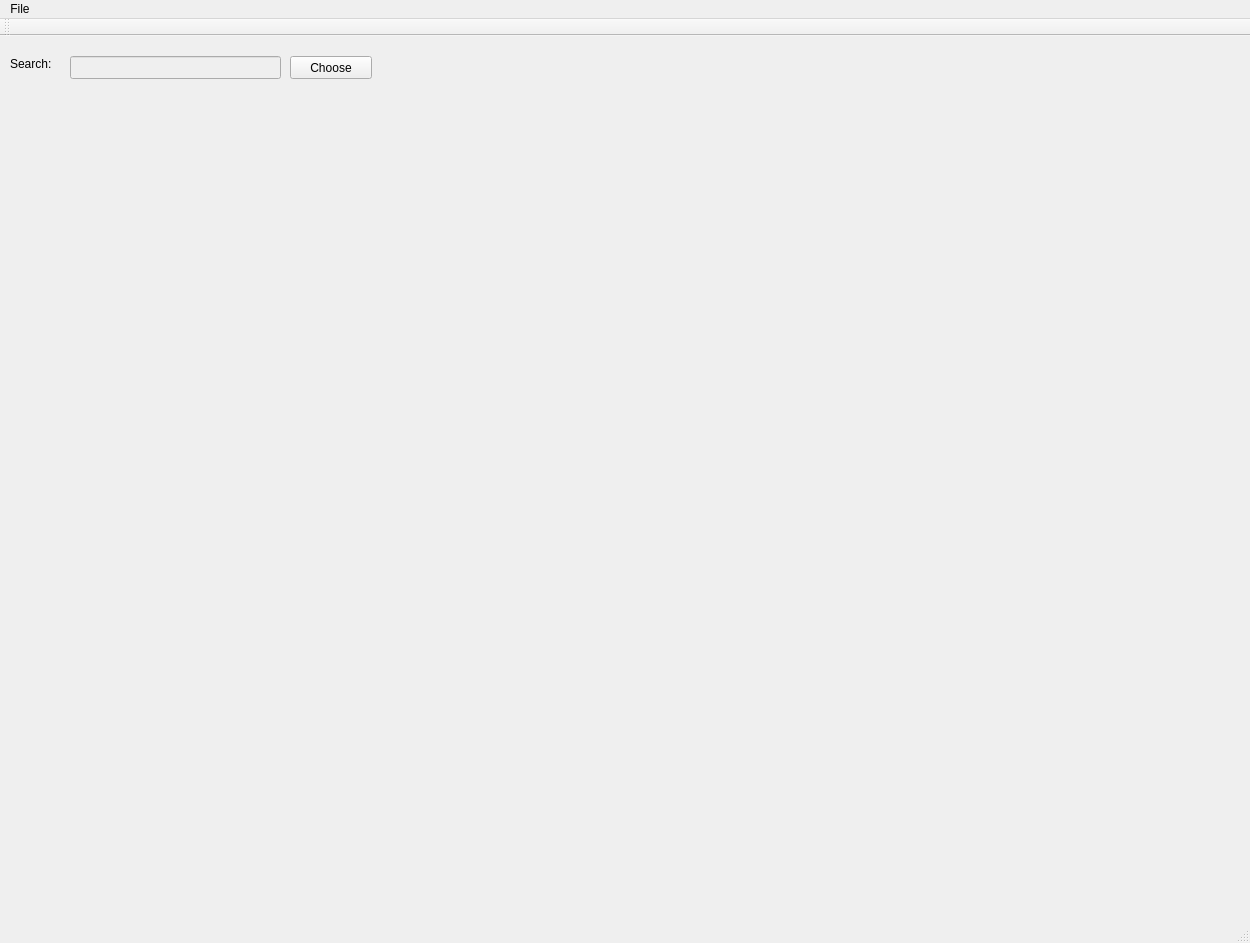
<?xml version="1.0" encoding="UTF-8"?>
<ui version="4.0">
 <class>MainWindow</class>
 <widget class="QMainWindow" name="MainWindow">
  <property name="geometry">
   <rect>
    <x>0</x>
    <y>0</y>
    <width>1250</width>
    <height>943</height>
   </rect>
  </property>
  <property name="windowTitle">
   <string>MainWindow</string>
  </property>
  <widget class="QWidget" name="centralWidget">
   <widget class="QLabel" name="label">
    <property name="geometry">
     <rect>
      <x>10</x>
      <y>20</y>
      <width>61</width>
      <height>15</height>
     </rect>
    </property>
    <property name="text">
     <string>Search:</string>
    </property>
   </widget>
   <widget class="QLineEdit" name="imageinput">
    <property name="enabled">
     <bool>false</bool>
    </property>
    <property name="geometry">
     <rect>
      <x>70</x>
      <y>20</y>
      <width>211</width>
      <height>23</height>
     </rect>
    </property>
   </widget>
   <widget class="QPushButton" name="chooseDirectory">
    <property name="geometry">
     <rect>
      <x>290</x>
      <y>20</y>
      <width>82</width>
      <height>23</height>
     </rect>
    </property>
    <property name="text">
     <string>Choose</string>
    </property>
   </widget>
   <widget class="QWidget" name="gridLayoutWidget">
    <property name="geometry">
     <rect>
      <x>29</x>
      <y>59</y>
      <width>1191</width>
      <height>811</height>
     </rect>
    </property>
    <layout class="QGridLayout" name="gridLayout"/>
   </widget>
  </widget>
  <widget class="QMenuBar" name="menuBar">
   <property name="geometry">
    <rect>
     <x>0</x>
     <y>0</y>
     <width>1250</width>
     <height>20</height>
    </rect>
   </property>
   <widget class="QMenu" name="menuFile">
    <property name="title">
     <string>File</string>
    </property>
    <addaction name="actionLoad_Image"/>
    <addaction name="separator"/>
    <addaction name="actionExit"/>
   </widget>
   <addaction name="menuFile"/>
  </widget>
  <widget class="QToolBar" name="mainToolBar">
   <attribute name="toolBarArea">
    <enum>TopToolBarArea</enum>
   </attribute>
   <attribute name="toolBarBreak">
    <bool>false</bool>
   </attribute>
  </widget>
  <widget class="QStatusBar" name="statusBar"/>
  <action name="actionLoad_Image">
   <property name="text">
    <string>Load Images...</string>
   </property>
  </action>
  <action name="actionExit">
   <property name="text">
    <string>Exit</string>
   </property>
  </action>
 </widget>
 <layoutdefault spacing="6" margin="11"/>
 <resources/>
 <connections/>
</ui>
